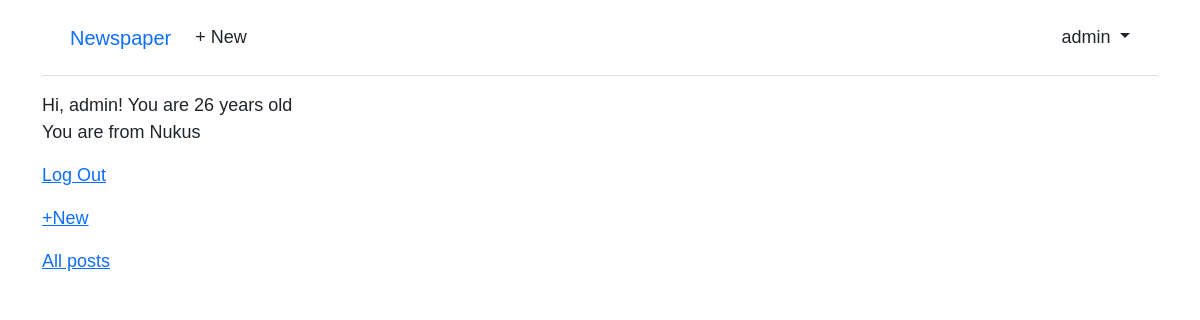
The app's page / (signed in) with its own data.
### accounts/models.py (models this page shows)
class CustomUser(AbstractUser):
    age = models.PositiveIntegerField(null=True, blank=True)
    city = models.CharField(max_length=100)

### pages/views.py (the view)
# urls.py: path("", HomePageView.as_view(), name="home"),
class HomePageView(TemplateView):
    template_name = "home.html"

### templates/home.html (shortened to what this page needs)
<!DOCTYPE html>
{% extends 'base.html' %}
{% block content %}
    {% if user.is_authenticated %}
      <p>Hi, {{ user.username }}! You are {{ user.age }} years old <br>You are from {{ user.city }}</p>
      <p><a href="{% url 'logout' %}">Log Out</a></p>
      <p><a href="{% url 'post_new' %}">+New</a></p>
      <p><a href="{% url 'post_list' %}">All posts</a></p>
    {% else %}
      <p><a href="{% url 'login' %}">Login</a> |
      <a href="{% url 'signup' %}">SignUp</a> </p>
    {% endif %}
{% endblock content %}

### templates/base.html (shortened to what this page needs)
<!DOCTYPE html>
{% load static %}
<html>
<head>
  <link href="https://cdn.jsdelivr.net/npm/bootstrap@5.1.3/dist/css/bootstrap.min.css" rel="stylesheet">
  <link rel="stylesheet" href="{% static 'css/base.css' %}">
</head>
<body>
  <div class="container">
    <header class="p-3 mb-3 border-bottom">
      <div class="container">
        <div class="d-flex flex-wrap align-items-center justify-content-center
          justify-content-lg-start">
          <a class="navbar-brand" href="{% url 'home' %}">Newspaper</a>
          <ul class="nav col-12 col-lg-auto me-lg-auto mb-2 justify-content-center
            mb-md-0">
          {% if user.is_authenticated %}
            <li><a href="{% url 'post_new' %}" class="nav-link px-2 link-dark">+ New</a></li>
          </ul>
          <div class="dropdown text-end">
            <a href="#" class="d-block link-dark text-decoration-none dropdown-toggle"
              id="dropdownUser1" data-bs-toggle="dropdown" aria-expanded="false">
              {{ user.username }}
            </a>
          </div>
          {% else %}
          </ul>
          <div class="text-end">
            <a href="{% url 'login' %}" class="btn btn-outline-primary me-2">Log In</a>
            <a href="{% url 'signup' %}" class="btn btn-primary">Sign Up</a>
          </div>
          {% endif %}
        </div>
      </div>
    </header>
    <main>
      {% block content %}
      {% endblock content %}
    </main>
  </div>
</body>
</html>

### static/css/base.css (style rules this page uses)
body { font-family: 'Source Sans Pro', sans-serif; font-size: 18px; }
header { border-bottom: 1px solid #999; margin-bottom: 2rem; display: flex; }

### records on screen
CustomUser: username "admin", age "26", city "Nukus"
